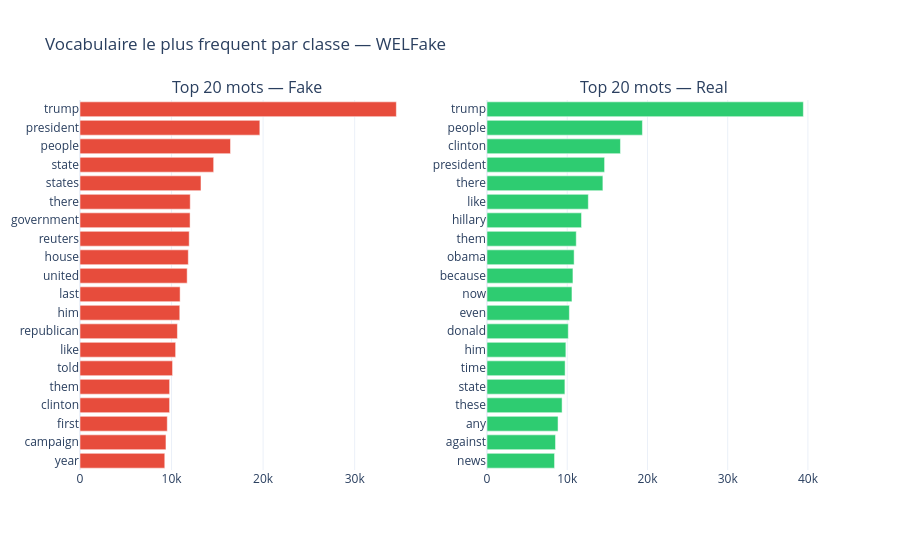

Notebook source saved alongside this figure:
### Code cell
# Visualisation comparative
fig = make_subplots(rows=1, cols=2, subplot_titles=("Top 20 mots — Fake", "Top 20 mots — Real"))

for i, (top, color, name) in enumerate([
    (top_fake, "#e74c3c", "Fake"),
    (top_real, "#2ecc71", "Real"),
]):
    words, counts = zip(*reversed(top))
    fig.add_trace(
        go.Bar(y=list(words), x=list(counts), orientation="h",
               marker_color=color, name=name),
        row=1, col=i+1
    )

fig.update_layout(
    title="Vocabulaire le plus frequent par classe — WELFake",
    height=550, template="plotly_white", showlegend=False, font=dict(size=12)
)
fig.show()

### Figure 1 — Plotly figure (JSON) as saved in the notebook; plotly's stock layout.template omitted (floating-point values rounded to 4 significant figures)
{"data": [{"marker": {"color": "#e74c3c"}, "name": "Fake", "orientation": "h", "type": "bar", "x": [9260, 9389, 9533, 9786, 9788, 10110, 10445, 10639, 10898, 10934, 11705, 11830, 11928, 12023, 12041, 13215, 14598, 16439, 19642, 34552], "xaxis": "x", "y": ["year", "campaign", "first", "clinton", "them", "told", "like", "republican", "him", "last", "united", "house", "reuters", "government", "there", "states", "state", "people", "president", "trump"], "yaxis": "y"}, {"marker": {"color": "#2ecc71"}, "name": "Real", "orientation": "h", "type": "bar", "x": [8420, 8540, 8855, 9359, 9709, 9736, 9831, 10132, 10267, 10589, 10712, 10860, 11125, 11782, 12629, 14444, 14655, 16635, 19370, 39430], "xaxis": "x2", "y": ["news", "against", "any", "these", "state", "time", "him", "donald", "even", "now", "because", "obama", "them", "hillary", "like", "there", "president", "clinton", "people", "trump"], "yaxis": "y2"}], "layout": {"annotations": [{"font": {"size": 16}, "showarrow": false, "text": "Top 20 mots — Fake", "x": 0.225, "xanchor": "center", "xref": "paper", "y": 1, "yanchor": "bottom", "yref": "paper"}, {"font": {"size": 16}, "showarrow": false, "text": "Top 20 mots — Real", "x": 0.775, "xanchor": "center", "xref": "paper", "y": 1, "yanchor": "bottom", "yref": "paper"}], "font": {"size": 12}, "height": 550, "showlegend": false, "title": {"text": "Vocabulaire le plus frequent par classe — WELFake"}, "xaxis": {"anchor": "y", "domain": [0, 0.45]}, "xaxis2": {"anchor": "y2", "domain": [0.55, 1]}, "yaxis": {"anchor": "x", "domain": [0, 1]}, "yaxis2": {"anchor": "x2", "domain": [0, 1]}}}
